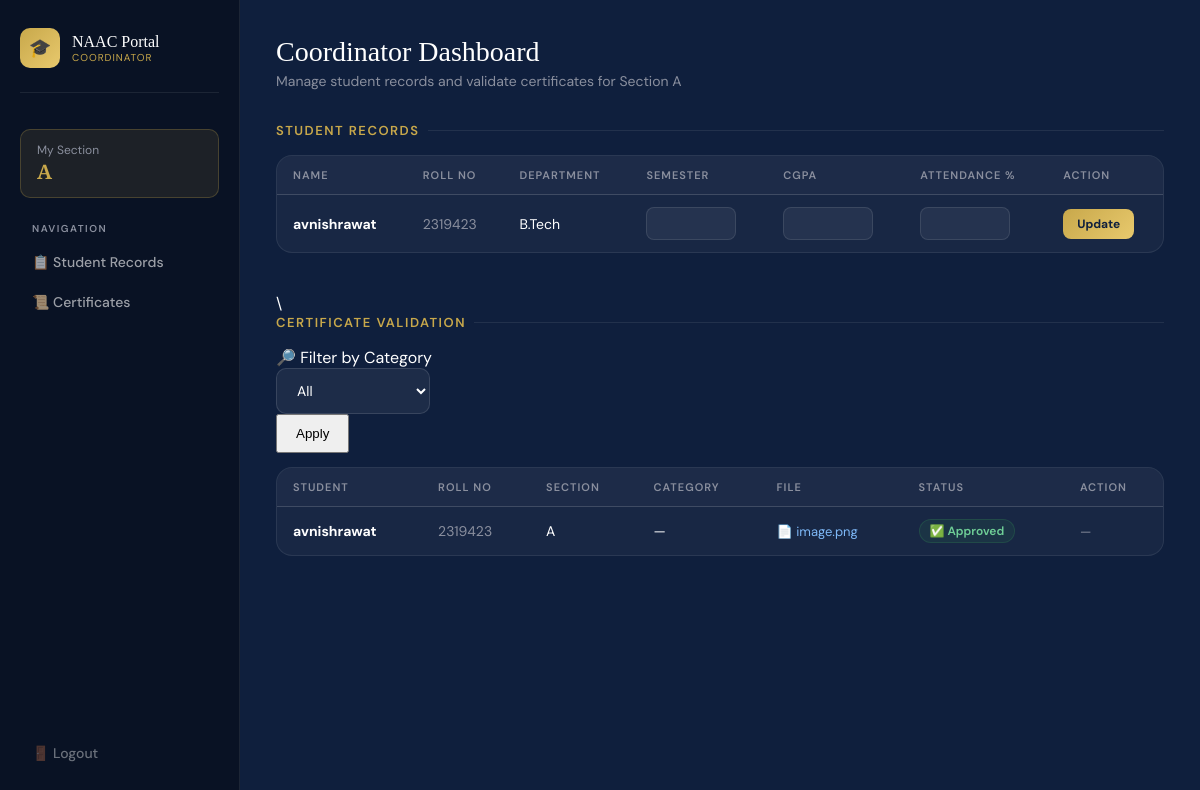
The page /coordinator (signed in) on the database as committed earlier.
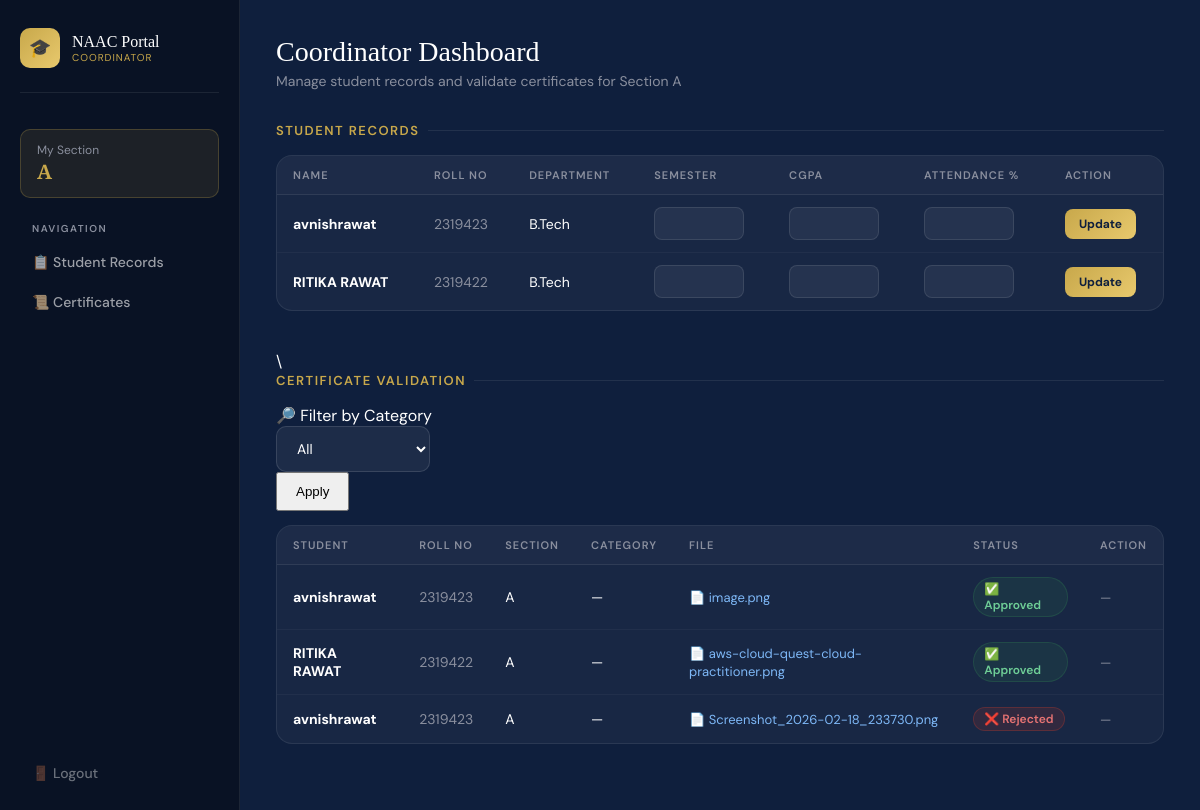
The same page on the database as committed later.
### tables this page shows
CREATE TABLE students (
    id INTEGER PRIMARY KEY AUTOINCREMENT,
    name TEXT NOT NULL,
    roll_no TEXT NOT NULL UNIQUE,
    department TEXT NOT NULL,
    semester INTEGER,
    cgpa REAL,
    attendance REAL
, section TEXT, profile_pic TEXT);

CREATE TABLE certificates (
    id INTEGER PRIMARY KEY AUTOINCREMENT,
    student_name TEXT,
    roll_no TEXT,
    section TEXT,
    file_name TEXT,
    status TEXT
, category TEXT);

### app.py (the view)
@app.route("/coordinator")
def coordinator():
    if session.get("role") != "coordinator":
        return redirect("/")
    section = session.get("section")
    category = request.args.get("category", "")
    conn = get_db()
    students = conn.execute("SELECT * FROM students WHERE section=?", (section,)).fetchall()
    if category:
        certificates = conn.execute(
            "SELECT * FROM certificates WHERE section=? AND category=?",
            (section, category)
        ).fetchall()
    else:
        certificates = conn.execute(
            "SELECT * FROM certificates WHERE section=?",
            (section,)
        ).fetchall()
    conn.close()
    return render_template("coordinator.html", students=students, certificates=certificates)

### app.py (called while the page is built)
def get_db():
    conn = sqlite3.connect("database.db", timeout=10)
    conn.row_factory = sqlite3.Row
    conn.execute(
        "CREATE TABLE IF NOT EXISTS coordinators ("
        "id INTEGER PRIMARY KEY AUTOINCREMENT,"
        "name TEXT,"
        "username TEXT UNIQUE,"
        "department TEXT,"
        "section TEXT"
        ")"
    )
    conn.execute(
        "CREATE TABLE IF NOT EXISTS certificates ("
        "id INTEGER PRIMARY KEY AUTOINCREMENT,"
        "student_name TEXT,"
        "roll_no TEXT,"
        "section TEXT,"
        "category TEXT,"
        "file_name TEXT,"
        "status TEXT"
        ")"
    )
    try:
        conn.execute("ALTER TABLE certificates ADD COLUMN category TEXT")
    except sqlite3.OperationalError:
        pass
    conn.commit()
    return conn

### templates/coordinator.html (shortened to what the changed rows need)
<!DOCTYPE html>
<html lang="en">
<head>
</head>
<body>
<div class="main">
    <div class="section" id="students">
        <div class="card">
            <table>
                <thead>
                    <tr>
                        <th>Name</th>
                        <th>Roll No</th>
                        <th>Department</th>
                        <th>Semester</th>
                        <th>CGPA</th>
                        <th>Attendance %</th>
                        <th>Action</th>
                    </tr>
                </thead>
                <tbody>
                    {% for student in students %}
                    <form method="POST" action="/update_student/{{ student['id'] }}">
                    <tr>
                        <td><strong>{{ student["name"] }}</strong></td>
                        <td style="color: var(--gray);">{{ student["roll_no"] }}</td>
                        <td>{{ student["department"] }}</td>
                        <td><input type="number" name="semester" value="{{ student['semester'] or '' }}" class="editable-input" required></td>
                        <td><input type="number" step="0.01" name="cgpa" value="{{ student['cgpa'] or '' }}" class="editable-input" required></td>
                        <td><input type="number" step="0.01" name="attendance" value="{{ student['attendance'] or '' }}" class="editable-input" required></td>
                        <td><button type="submit" class="btn-update">Update</button></td>
                    </tr>
                    </form>
                    {% else %}
                    <tr class="empty-row"><td colspan="7">No students in your section yet.</td></tr>
                    {% endfor %}
                </tbody>
            </table>
        </div>
    </div>
    <div class="section" id="certificates">
        <div class="card">
            <table>
                <thead>
                    <tr>
                        <th>Student</th>
                        <th>Roll No</th>
                        <th>Section</th>
                        <th>Category</th>
                        <th>File</th>
                        <th>Status</th>
                        <th>Action</th>
                    </tr>
                </thead>
                <tbody>
                    {% for cert in certificates %}
                    <tr>
                        <td><strong>{{ cert["student_name"] }}</strong></td>
                        <td style="color: var(--gray);">{{ cert["roll_no"] }}</td>
                        <td>{{ cert["section"] }}</td>
                        <td>{{ cert["category"] or "—" }}</td>
                        <td><a href="/uploads/{{ cert['file_name'] }}" class="file-link" target="_blank">📄 {{ cert["file_name"] }}</a></td>
                        <td>
                            {% if cert["status"] == "Pending" %}
                                <span class="badge badge-pending">⏳ Pending</span>
                            {% elif cert["status"] == "Approved" %}
                                <span class="badge badge-approved">✅ Approved</span>
                            {% else %}
                                <span class="badge badge-rejected">❌ Rejected</span>
                            {% endif %}
                        </td>
                        <td>
                            {% if cert["status"] == "Pending" %}
                            <div class="action-group">
                                <a href="/approve/{{ cert['id'] }}" class="btn-approve">Approve</a>
                                <a href="/reject/{{ cert['id'] }}" class="btn-reject">Reject</a>
                            </div>
                            {% else %}
                                <span style="color: var(--gray); font-size: 13px;">—</span>
                            {% endif %}
                        </td>
                    </tr>
                    {% else %}
                    <tr class="empty-row"><td colspan="6">No certificates submitted yet.</td></tr>
                    {% endfor %}
                </tbody>
            </table>
        </div>
    </div>
</div>
</body>
</html>

Rows that differ between the two databases and show on the page:
no longer on one of the page's lists (row unchanged): students: student_name "avnishrawat", roll_no "2319423", section "A"
added students: name "RITIKA RAWAT", roll_no "2319422", department "B.Tech"
now on this page (row unchanged): certificates: student_name "avnishrawat", roll_no "2319423", section "A", cert "—", file_name "image.png", status "✅ Approved"
added certificates: student_name "RITIKA RAWAT", roll_no "2319422", section "A", cert "—", file_name "aws-cloud-quest-cloud-practitioner.png", status "✅ Approved"
added certificates: student_name "avnishrawat", roll_no "2319423", section "A", cert "—", file_name "Screenshot_2026-02-18_233730.png", status "❌ Rejected"
